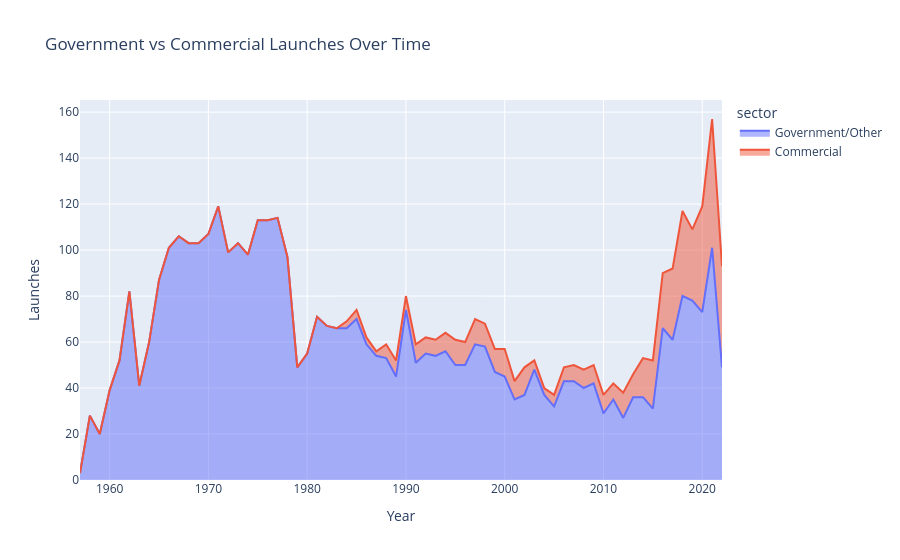

Write notebook code for a chart like this one.
### Markdown cell above
## 5. Government vs Commercial Launches Over Time

### Code cell
commercial = ['SpaceX', 'Rocket Lab', 'Blue Origin', 'Virgin Orbit', 'Arianespace']
df['sector'] = df['company'].apply(lambda x: 'Commercial' if x in commercial else 'Government/Other')

sector_year = df.groupby(['year', 'sector']).size().reset_index(name='launches')

fig = px.area(sector_year, x='year', y='launches', color='sector',
              title='Government vs Commercial Launches Over Time',
              labels={'launches': 'Launches', 'year': 'Year'})
fig.show()

### Figure 1 — Plotly figure (JSON) as saved in the notebook; plotly's stock layout.template omitted (floating-point values rounded to 4 significant figures)
{"data": [{"fillpattern": {"shape": ""}, "hovertemplate": "sector=Government/Other<br>Year=%{x}<br>Launches=%{y}<extra></extra>", "legendgroup": "Government/Other", "line": {"color": "#636efa"}, "marker": {"symbol": "circle"}, "mode": "lines", "name": "Government/Other", "orientation": "v", "showlegend": true, "stackgroup": "1", "type": "scatter", "x": [1957, 1958, 1959, 1960, 1961, 1962, 1963, 1964, 1965, 1966, 1967, 1968, 1969, 1970, 1971, 1972, 1973, 1974, 1975, 1976, 1977, 1978, 1979, 1980, 1981, 1982, 1983, 1984, 1985, 1986, 1987, 1988, 1989, 1990, 1991, 1992, 1993, 1994, 1995, 1996, 1997, 1998, 1999, 2000, 2001, 2002, 2003, 2004, 2005, 2006, 2007, 2008, 2009, 2010, 2011, 2012, 2013, 2014, 2015, 2016, 2017, 2018, 2019, 2020, 2021, 2022], "xaxis": "x", "y": [3, 28, 20, 39, 52, 82, 41, 60, 87, 101, 106, 103, 103, 107, 119, 99, 103, 98, 113, 113, 114, 97, 49, 55, 71, 67, 66, 66, 70, 59, 54, 53, 45, 74, 51, 55, 54, 56, 50, 50, 59, 58, 47, 45, 35, 37, 48, 37, 32, 43, 43, 40, 42, 29, 35, 27, 36, 36, 31, 66, 61, 80, 78, 73, 101, 49], "yaxis": "y"}, {"fillpattern": {"shape": ""}, "hovertemplate": "sector=Commercial<br>Year=%{x}<br>Launches=%{y}<extra></extra>", "legendgroup": "Commercial", "line": {"color": "#EF553B"}, "marker": {"symbol": "circle"}, "mode": "lines", "name": "Commercial", "orientation": "v", "showlegend": true, "stackgroup": "1", "type": "scatter", "x": [1984, 1985, 1986, 1987, 1988, 1989, 1990, 1991, 1992, 1993, 1994, 1995, 1996, 1997, 1998, 1999, 2000, 2001, 2002, 2003, 2004, 2005, 2006, 2007, 2008, 2009, 2010, 2011, 2012, 2013, 2014, 2015, 2016, 2017, 2018, 2019, 2020, 2021, 2022], "xaxis": "x", "y": [3, 4, 3, 2, 6, 7, 6, 8, 7, 7, 8, 11, 10, 11, 10, 10, 12, 8, 12, 4, 3, 5, 6, 7, 8, 8, 8, 7, 11, 10, 17, 21, 24, 31, 37, 31, 46, 56, 44], "yaxis": "y"}], "layout": {"legend": {"title": {"text": "sector"}, "tracegroupgap": 0}, "title": {"text": "Government vs Commercial Launches Over Time"}, "xaxis": {"anchor": "y", "domain": [0, 1], "title": {"text": "Year"}}, "yaxis": {"anchor": "x", "domain": [0, 1], "title": {"text": "Launches"}}}}
